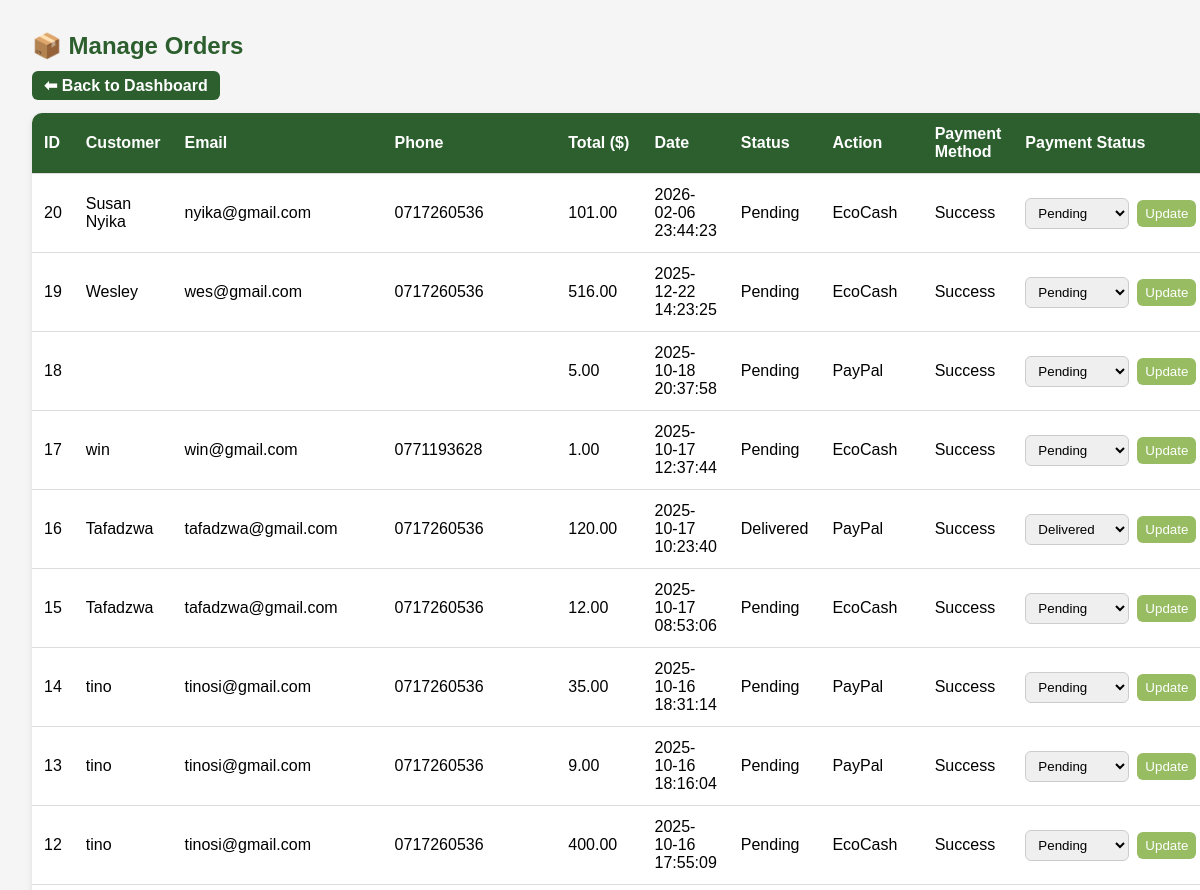
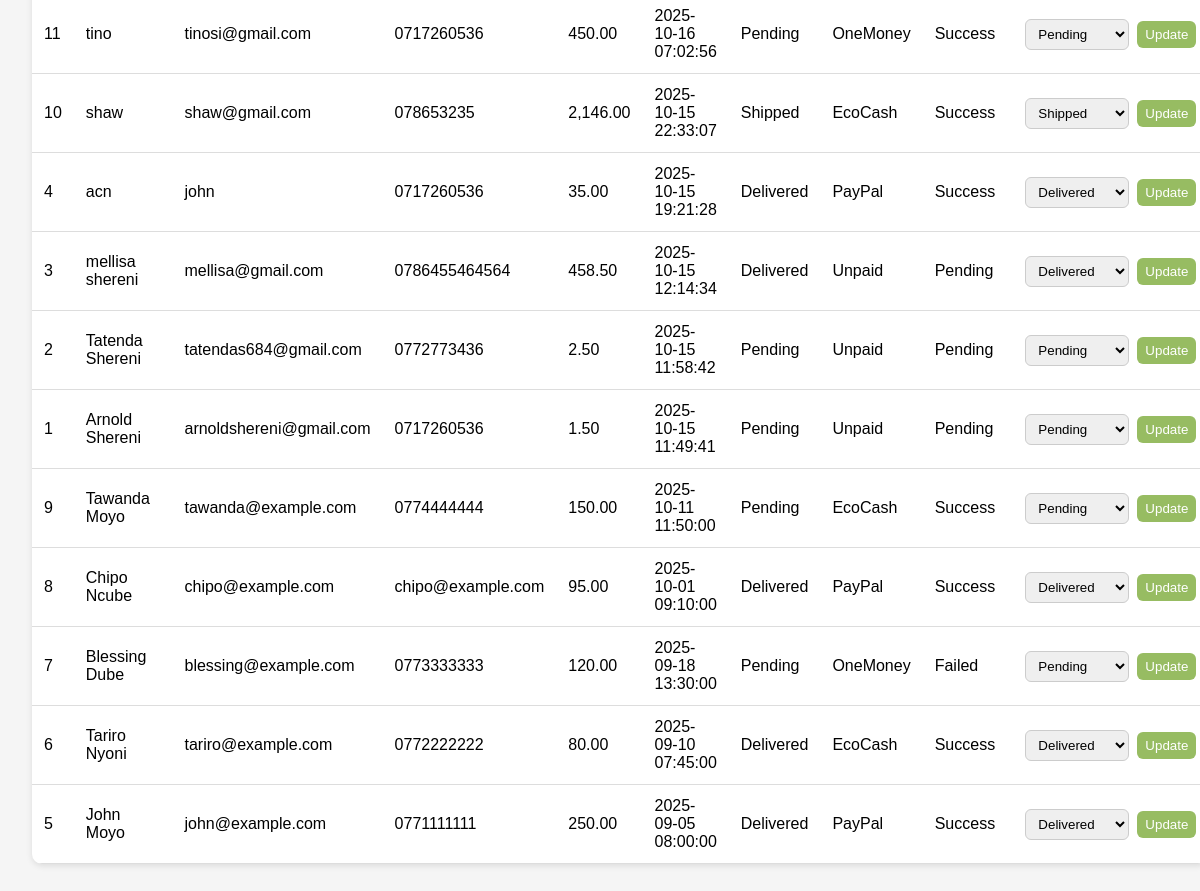
The app's page /manage_orders.php (signed in) with its own data (2 pictures, top to bottom).
### tables this page shows
CREATE TABLE `orders` (
  `id` int(11) NOT NULL,
  `customer_name` varchar(100) DEFAULT NULL,
  `email` varchar(100) DEFAULT NULL,
  `phone` varchar(30) DEFAULT NULL,
  `address` text DEFAULT NULL,
  `total` decimal(10,2) DEFAULT NULL,
  `order_date` timestamp NOT NULL DEFAULT current_timestamp(),
  `status` enum('Pending','Processing','Shipped','Delivered','Cancelled') DEFAULT 'Pending',
  `payment_method` varchar(50) DEFAULT 'Unpaid',
  `payment_status` enum('Pending','Success','Failed') DEFAULT 'Pending'
);

### manage_orders.php (the view, shortened to what this page needs)
<?php
include 'db_connect.php';
$result = $conn->query("SELECT * FROM orders ORDER BY order_date DESC");
?>
<!DOCTYPE html>
<html lang="en">
<head>
  <link rel="stylesheet" href="assets/css/style.css">
</head>
<body>
  <h2>📦 Manage Orders</h2>
  <a href="admin_dashboard.php" class="btn">⬅ Back to Dashboard</a>
  <br><br>
  <table>
    <thead>
      <tr>
        <th>ID</th>
        <th>Customer</th>
        <th>Email</th>
        <th>Phone</th>
        <th>Total ($)</th>
        <th>Date</th>
        <th>Status</th>
        <th>Action</th>
        <th>Payment Method</th>
        <th>Payment Status</th>
      </tr>
    </thead>
    <tbody>
      <?php while ($row = $result->fetch_assoc()): ?>
        <tr>
          <td><?= $row['id'] ?></td>
          <td><?= htmlspecialchars($row['customer_name']) ?></td>
          <td><?= htmlspecialchars($row['email']) ?></td>
          <td><?= htmlspecialchars($row['phone']) ?></td>
          <td><?= number_format($row['total'], 2) ?></td>
          <td><?= $row['order_date'] ?></td>
          <td><?= htmlspecialchars($row['status']) ?></td>
          <td><?= htmlspecialchars($row['payment_method']) ?></td>
          <td><?= htmlspecialchars($row['payment_status']) ?></td>
          <td>
            <form method="POST" style="display:flex;gap:8px;align-items:center;">
              <select name="status">
                <?php
                  $statuses = ['Pending','Processing','Shipped','Delivered','Cancelled'];
                  foreach ($statuses as $s) {
                    $selected = ($s === $row['status']) ? 'selected' : '';
                    echo "<option value='$s' $selected>$s</option>";
                  }
                ?>
              </select>
              <button type="submit">Update</button>
            </form>
          </td>
        </tr>
      <?php endwhile; ?>
    </tbody>
  </table>
</body>
</html>

### assets/css/style.css (style rules this page uses)
* { margin: 0; padding: 0; box-sizing: border-box; font-family: "Poppins", sans-serif; }
.btn { background: #97bc62; color: white; padding: 0.8rem 1.5rem; border-radius: 4px; text-decoration: none; font-weight: 600; }

### manage_orders.php (style rules this page uses)
body { font-family: Poppins, sans-serif; padding: 2rem; background: #f5f5f5; }
h2 { color: #2c5f2d; margin-bottom: 1rem; }
table { width: 100%; border-collapse: collapse; background: #fff; border-radius: 10px; overflow: hidden; box-shadow: 0 2px 6px rgba(0,0,0,0.1); }
th, td { padding: 12px; border-bottom: 1px solid #ddd; text-align: left; }
th { background: #2c5f2d; color: #fff; }
select, button { padding: 6px 8px; border-radius: 6px; border: 1px solid #ccc; }
button { background: #97bc62; color: white; border: none; cursor: pointer; }
a.btn { background: #2c5f2d; color: #fff; padding: 6px 12px; border-radius: 6px; text-decoration: none; }

### records on screen
orders: id "20", customer_name "Susan Nyika", email "nyika@gmail.com", phone "0717260536", total "101.00", order_date "2026-02-06 23:44:23", status "Pending", payment_method "EcoCash", payment_status "Success"
orders: id "19", customer_name "Wesley", email "wes@gmail.com", phone "0717260536", total "516.00", order_date "2025-12-22 14:23:25", status "Pending", payment_method "EcoCash", payment_status "Success"
orders: id "18", total "5.00", order_date "2025-10-18 20:37:58", status "Pending", payment_method "PayPal", payment_status "Success"
orders: id "17", customer_name "win", email "win@gmail.com", phone "0771193628", total "1.00", order_date "2025-10-17 12:37:44", status "Pending", payment_method "EcoCash", payment_status "Success"
orders: id "16", customer_name "Tafadzwa", email "tafadzwa@gmail.com", phone "0717260536", total "120.00", order_date "2025-10-17 10:23:40", status "Delivered", payment_method "PayPal", payment_status "Success"
orders: id "15", customer_name "Tafadzwa", email "tafadzwa@gmail.com", phone "0717260536", total "12.00", order_date "2025-10-17 08:53:06", status "Pending", payment_method "EcoCash", payment_status "Success"
orders: id "14", customer_name "tino", email "tinosi@gmail.com", phone "0717260536", total "35.00", order_date "2025-10-16 18:31:14", status "Pending", payment_method "PayPal", payment_status "Success"
orders: id "13", customer_name "tino", email "tinosi@gmail.com", phone "0717260536", total "9.00", order_date "2025-10-16 18:16:04", status "Pending", payment_method "PayPal", payment_status "Success"
orders: id "12", customer_name "tino", email "tinosi@gmail.com", phone "0717260536", total "400.00", order_date "2025-10-16 17:55:09", status "Pending", payment_method "EcoCash", payment_status "Success"
orders: id "11", customer_name "tino", email "tinosi@gmail.com", phone "0717260536", total "450.00", order_date "2025-10-16 07:02:56", status "Pending", payment_method "OneMoney", payment_status "Success"
orders: id "10", customer_name "shaw", email "shaw@gmail.com", phone "078653235", total "2,146.00", order_date "2025-10-15 22:33:07", status "Shipped", payment_method "EcoCash", payment_status "Success"
orders: id "4", customer_name "acn", email "john", phone "0717260536", total "35.00", order_date "2025-10-15 19:21:28", status "Delivered", payment_method "PayPal", payment_status "Success"
orders: id "3", customer_name "mellisa shereni", email "mellisa@gmail.com", phone "0786455464564", total "458.50", order_date "2025-10-15 12:14:34", status "Delivered", payment_method "Unpaid", payment_status "Pending"
orders: id "2", customer_name "Tatenda Shereni", email "tatendas684@gmail.com", phone "0772773436", total "2.50", order_date "2025-10-15 11:58:42", status "Pending", payment_method "Unpaid", payment_status "Pending"
orders: id "1", customer_name "Arnold Shereni", email "arnoldshereni@gmail.com", phone "0717260536", total "1.50", order_date "2025-10-15 11:49:41", status "Pending", payment_method "Unpaid", payment_status "Pending"
orders: id "9", customer_name "Tawanda Moyo", email "tawanda@example.com", phone "0774444444", total "150.00", order_date "2025-10-11 11:50:00", status "Pending", payment_method "EcoCash", payment_status "Success"
orders: id "8", customer_name "Chipo Ncube", email "chipo@example.com", phone "chipo@example.com", total "95.00", order_date "2025-10-01 09:10:00", status "Delivered", payment_method "PayPal", payment_status "Success"
orders: id "7", customer_name "Blessing Dube", email "blessing@example.com", phone "0773333333", total "120.00", order_date "2025-09-18 13:30:00", status "Pending", payment_method "OneMoney", payment_status "Failed"
orders: id "6", customer_name "Tariro Nyoni", email "tariro@example.com", phone "0772222222", total "80.00", order_date "2025-09-10 07:45:00", status "Delivered", payment_method "EcoCash", payment_status "Success"
orders: id "5", customer_name "John Moyo", email "john@example.com", phone "0771111111", total "250.00", order_date "2025-09-05 08:00:00", status "Delivered", payment_method "PayPal", payment_status "Success"

### other values on screen
form field status "Pending"
form field status "Delivered"
form field status "Shipped"
